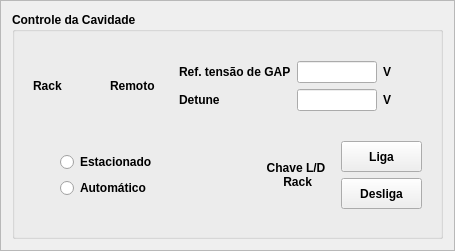
                  <widget class="QFrame" name="frame_2">
                   <property name="minimumSize">
                    <size>
                     <width>455</width>
                     <height>251</height>
                    </size>
                   </property>
                   <property name="maximumSize">
                    <size>
                     <width>455</width>
                     <height>251</height>
                    </size>
                   </property>
                   <property name="frameShape">
                    <enum>QFrame::StyledPanel</enum>
                   </property>
                   <property name="frameShadow">
                    <enum>QFrame::Raised</enum>
                   </property>
                   <layout class="QVBoxLayout" name="verticalLayout_5">
                    <item>
                     <widget class="QGroupBox" name="groupBox_8">
                      <property name="font">
                       <font>
                        <weight>75</weight>
                        <bold>true</bold>
                       </font>
                      </property>
                      <property name="title">
                       <string>Controle da Cavidade</string>
                      </property>
                      <layout class="QVBoxLayout" name="verticalLayout_77">
                       <item>
                        <layout class="QGridLayout" name="gridLayout_12">
                         <item row="0" column="0">
                          <widget class="QWidget" name="widget_25" native="true">
                           <property name="minimumSize">
                            <size>
                             <width>140</width>
                             <height>60</height>
                            </size>
                           </property>
                           <property name="maximumSize">
                            <size>
                             <width>140</width>
                             <height>60</height>
                            </size>
                           </property>
                           <layout class="QVBoxLayout" name="verticalLayout_73">
                            <item>
                             <layout class="QHBoxLayout" name="horizontalLayout_7">
                              <item>
                               <widget class="PyDMLabel" name="PyDMLabel_39">
                                <property name="font">
                                 <font>
                                  <weight>75</weight>
                                  <bold>true</bold>
                                 </font>
                                </property>
                                <property name="toolTip">
                                 <string/>
                                </property>
                                <property name="whatsThis">
                                 <string/>
                                </property>
                                <property name="styleSheet">
                                 <string notr="true"/>
                                </property>
                                <property name="text">
                                 <string>Rack</string>
                                </property>
                               </widget>
                              </item>
                              <item>
                               <widget class="PyDMLed" name="led_remote_rack_a">
                                <property name="maximumSize">
                                 <size>
                                  <width>21</width>
                                  <height>41</height>
                                 </size>
                                </property>
                                <property name="toolTip">
                                 <string/>
                                </property>
                                <property name="whatsThis">
                                 <string/>
                                </property>
                                <property name="onColour">
                                 <enum>QLed::Green</enum>
                                </property>
                                <property name="offColour">
                                 <enum>QLed::Red</enum>
                                </property>
                               </widget>
                              </item>
                              <item>
                               <widget class="PyDMLabel" name="PyDMLabel_41">
                                <property name="toolTip">
                                 <string/>
                                </property>
                                <property name="whatsThis">
                                 <string/>
                                </property>
                                <property name="styleSheet">
                                 <string notr="true"/>
                                </property>
                                <property name="text">
                                 <string>Remoto</string>
                                </property>
                               </widget>
                              </item>
                             </layout>
                            </item>
                           </layout>
                          </widget>
                         </item>
                         <item row="0" column="1" colspan="2">
                          <widget class="QWidget" name="widget_28" native="true">
                           <property name="minimumSize">
                            <size>
                             <width>253</width>
                             <height>76</height>
                            </size>
                           </property>
                           <property name="maximumSize">
                            <size>
                             <width>253</width>
                             <height>76</height>
                            </size>
                           </property>
                           <layout class="QVBoxLayout" name="verticalLayout_76">
                            <item>
                             <layout class="QGridLayout" name="gridLayout_5">
                              <item row="0" column="0">
                               <widget class="PyDMLabel" name="PyDMLabel">
                                <property name="toolTip">
                                 <string/>
                                </property>
                                <property name="whatsThis">
                                 <string/>
                                </property>
                                <property name="text">
                                 <string>Ref. tensão de GAP</string>
                                </property>
                               </widget>
                              </item>
                              <item row="0" column="1">
                               <widget class="PyDMLineEdit" name="le_gap_voltage_a">
                                <property name="maximumSize">
                                 <size>
                                  <width>80</width>
                                  <height>16777215</height>
                                 </size>
                                </property>
                                <property name="toolTip">
                                 <string/>
                                </property>
                                <property name="whatsThis">
                                 <string>
    Writeable text field to send and display channel values
    </string>
                                </property>
                               </widget>
                              </item>
                              <item row="0" column="2">
                               <widget class="PyDMLabel" name="PyDMLabel_23">
                                <property name="font">
                                 <font>
                                  <weight>75</weight>
                                  <bold>true</bold>
                                 </font>
                                </property>
                                <property name="toolTip">
                                 <string/>
                                </property>
                                <property name="whatsThis">
                                 <string/>
                                </property>
                                <property name="text">
                                 <string>V</string>
                                </property>
                               </widget>
                              </item>
                              <item row="1" column="0">
                               <widget class="PyDMLabel" name="PyDMLabel_2">
                                <property name="toolTip">
                                 <string/>
                                </property>
                                <property name="whatsThis">
                                 <string/>
                                </property>
                                <property name="text">
                                 <string>Detune</string>
                                </property>
                               </widget>
                              </item>
                              <item row="1" column="1">
                               <widget class="PyDMLineEdit" name="le_detune_a">
                                <property name="maximumSize">
                                 <size>
                                  <width>80</width>
                                  <height>16777215</height>
                                 </size>
                                </property>
                                <property name="toolTip">
                                 <string/>
                                </property>
                                <property name="whatsThis">
                                 <string>
    Writeable text field to send and display channel values
    </string>
                                </property>
                               </widget>
                              </item>
                              <item row="1" column="2">
                               <widget class="PyDMLabel" name="PyDMLabel_37">
                                <property name="font">
                                 <font>
                                  <weight>75</weight>
                                  <bold>true</bold>
                                 </font>
                                </property>
                                <property name="toolTip">
                                 <string/>
                                </property>
                                <property name="whatsThis">
                                 <string/>
                                </property>
                                <property name="text">
                                 <string>V</string>
                                </property>
                               </widget>
                              </item>
                             </layout>
                            </item>
                           </layout>
                          </widget>
                         </item>
                         <item row="1" column="0" colspan="2">
                          <widget class="QWidget" name="widget_26" native="true">
                           <property name="minimumSize">
                            <size>
                             <width>162</width>
                             <height>74</height>
                            </size>
                           </property>
                           <property name="maximumSize">
                            <size>
                             <width>162</width>
                             <height>74</height>
                            </size>
                           </property>
                           <layout class="QVBoxLayout" name="verticalLayout_74">
                            <item>
                             <layout class="QHBoxLayout" name="horizontalLayout_6">
                              <item>
                               <widget class="PyDMLed" name="led_estac_auto_a">
                                <property name="maximumSize">
                                 <size>
                                  <width>21</width>
                                  <height>41</height>
                                 </size>
                                </property>
                                <property name="toolTip">
                                 <string/>
                                </property>
                                <property name="whatsThis">
                                 <string/>
                                </property>
                                <property name="value">
                                 <bool>true</bool>
                                </property>
                                <property name="onColour">
                                 <enum>QLed::Yellow</enum>
                                </property>
                                <property name="offColour">
                                 <enum>QLed::Red</enum>
                                </property>
                               </widget>
                              </item>
                              <item>
                               <layout class="QVBoxLayout" name="verticalLayout">
                                <item>
                                 <widget class="QRadioButton" name="rb_estac_a">
                                  <property name="font">
                                   <font>
                                    <weight>75</weight>
                                    <bold>true</bold>
                                   </font>
                                  </property>
                                  <property name="text">
                                   <string>Estacionado</string>
                                  </property>
                                  <property name="checked">
                                   <bool>false</bool>
                                  </property>
                                  <property name="autoExclusive">
                                   <bool>true</bool>
                                  </property>
                                 </widget>
                                </item>
                                <item>
                                 <widget class="QRadioButton" name="rb_auto_a">
                                  <property name="font">
                                   <font>
                                    <weight>75</weight>
                                    <bold>true</bold>
                                   </font>
                                  </property>
                                  <property name="text">
                                   <string>Automático</string>
                                  </property>
                                 </widget>
                                </item>
                               </layout>
                              </item>
                             </layout>
                            </item>
                           </layout>
                          </widget>
                         </item>
                         <item row="1" column="2">
                          <widget class="QWidget" name="widget_27" native="true">
                           <property name="minimumSize">
                            <size>
                             <width>183</width>
                             <height>90</height>
                            </size>
                           </property>
                           <property name="maximumSize">
                            <size>
                             <width>183</width>
                             <height>90</height>
                            </size>
                           </property>
                           <layout class="QVBoxLayout" name="verticalLayout_75">
                            <item>
                             <layout class="QHBoxLayout" name="horizontalLayout_5">
                              <item>
                               <widget class="PyDMLabel" name="PyDMLabel_40">
                                <property name="font">
                                 <font>
                                  <weight>75</weight>
                                  <bold>true</bold>
                                 </font>
                                </property>
                                <property name="toolTip">
                                 <string/>
                                </property>
                                <property name="whatsThis">
                                 <string/>
                                </property>
                                <property name="styleSheet">
                                 <string notr="true"/>
                                </property>
                                <property name="text">
                                 <string>Chave L/D 
 Rack</string>
                                </property>
                                <property name="alignment">
                                 <set>Qt::AlignCenter</set>
                                </property>
                               </widget>
                              </item>
                              <item>
                               <layout class="QVBoxLayout" name="verticalLayout_3">
                                <item>
                                 <widget class="PyDMPushButton" name="pb_on_rack_a">
                                  <property name="enabled">
                                   <bool>true</bool>
                                  </property>
                                  <property name="minimumSize">
                                   <size>
                                    <width>81</width>
                                    <height>31</height>
                                   </size>
                                  </property>
                                  <property name="maximumSize">
                                   <size>
                                    <width>81</width>
                                    <height>31</height>
                                   </size>
                                  </property>
                                  <property name="font">
                                   <font>
                                    <weight>75</weight>
                                    <bold>true</bold>
                                   </font>
                                  </property>
                                  <property name="toolTip">
                                   <string/>
                                  </property>
                                  <property name="whatsThis">
                                   <string>
    Basic PushButton to send a fixed value.

    The PyDMPushButton is meant to hold a specific value, and send that value
    to a channel when it is clicked, much like the MessageButton does in EDM.
    The PyDMPushButton works in two different modes of operation, first, a
    fixed value can be given to the :attr:`.pressValue` attribute, whenever the
    button is clicked a signal containing this value will be sent to the
    connected channel. This is the default behavior of the button. However, if
    the :attr:`.relativeChange` is set to True, the fixed value will be added
    to the current value of the channel. This means that the button will
    increment a channel by a fixed amount with every click, a consistent
    relative move
    
    Parameters
    ----------
    pressValue : int, float, str
        Value to be sent when the button is clicked
    
    channel : str
        ID of channel to manipulate

    parent : QObject, optional
        Parent of PyDMPushButton

    label : str, optional
        String to place on button

    icon : QIcon, optional
        An Icon to display on the PyDMPushButton


    relative : bool, optional
        Choice to have the button peform a relative put, instead of always
        setting to an absolute value
    </string>
                                  </property>
                                  <property name="text">
                                   <string>Liga</string>
                                  </property>
                                  <property name="checkable">
                                   <bool>true</bool>
                                  </property>
                                 </widget>
                                </item>
                                <item>
                                 <widget class="PyDMPushButton" name="pb_off_rack_a">
                                  <property name="enabled">
                                   <bool>true</bool>
                                  </property>
                                  <property name="minimumSize">
                                   <size>
                                    <width>81</width>
                                    <height>31</height>
                                   </size>
                                  </property>
                                  <property name="maximumSize">
                                   <size>
                                    <width>81</width>
                                    <height>31</height>
                                   </size>
                                  </property>
                                  <property name="font">
                                   <font>
                                    <weight>75</weight>
                                    <bold>true</bold>
                                   </font>
                                  </property>
                                  <property name="toolTip">
                                   <string/>
                                  </property>
                                  <property name="whatsThis">
                                   <string>
    Basic PushButton to send a fixed value.

    The PyDMPushButton is meant to hold a specific value, and send that value
    to a channel when it is clicked, much like the MessageButton does in EDM.
    The PyDMPushButton works in two different modes of operation, first, a
    fixed value can be given to the :attr:`.pressValue` attribute, whenever the
    button is clicked a signal containing this value will be sent to the
    connected channel. This is the default behavior of the button. However, if
    the :attr:`.relativeChange` is set to True, the fixed value will be added
    to the current value of the channel. This means that the button will
    increment a channel by a fixed amount with every click, a consistent
    relative move
    
    Parameters
    ----------
    pressValue : int, float, str
        Value to be sent when the button is clicked
    
    channel : str
        ID of channel to manipulate

    parent : QObject, optional
        Parent of PyDMPushButton

    label : str, optional
        String to place on button

    icon : QIcon, optional
        An Icon to display on the PyDMPushButton


    relative : bool, optional
        Choice to have the button peform a relative put, instead of always
        setting to an absolute value
    </string>
                                  </property>
                                  <property name="text">
                                   <string>Desliga</string>
                                  </property>
                                  <property name="checkable">
                                   <bool>true</bool>
                                  </property>
                                 </widget>
                                </item>
                               </layout>
                              </item>
                             </layout>
                            </item>
                           </layout>
                          </widget>
                         </item>
                        </layout>
                       </item>
                      </layout>
                     </widget>
                    </item>
                   </layout>
                  </widget>
